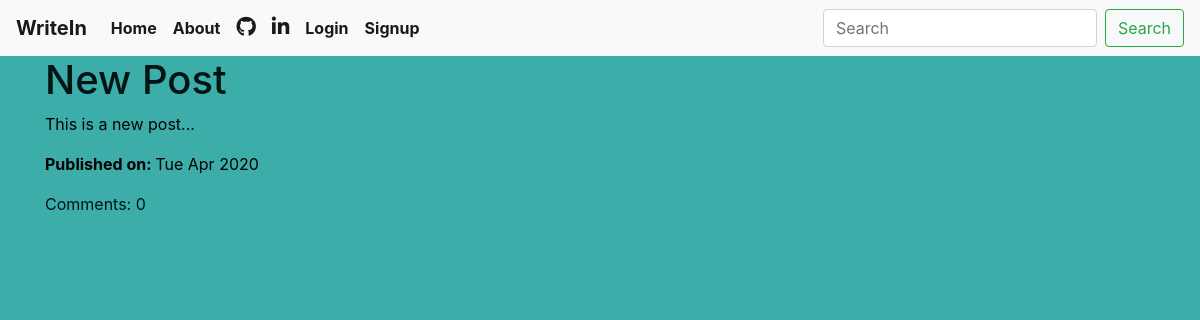
The app's page /, older data.
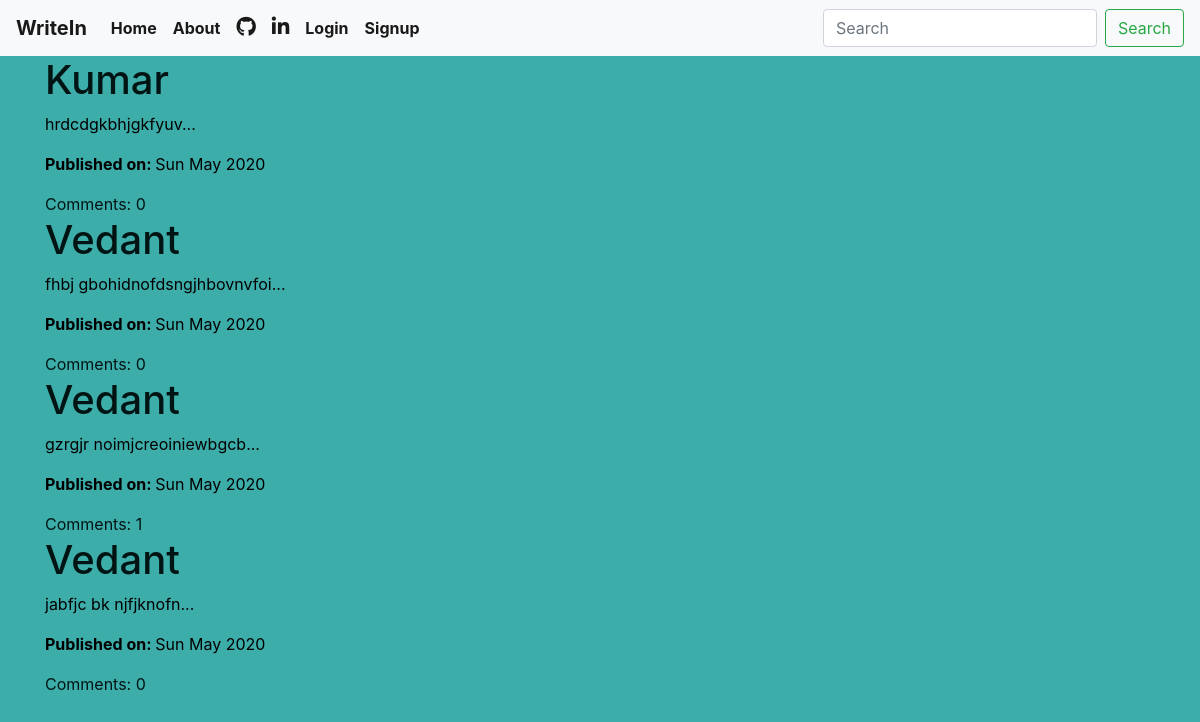
The same page, newer data.
### blog_app/models.py (models this page shows, shortened)
class Post(models.Model):
    title = models.CharField(max_length=150)
    author = models.ForeignKey(User, on_delete=models.CASCADE)
    text = models.TextField()
    create_date = models.DateTimeField(default=timezone.now)
    publish_date = models.DateTimeField(blank=True,null=True)
    def approveComment(self):
        return self.comments.filter(approve_comment=True)
    def snippet(self):
        return self.text[:300] + '...'

### blog_app/views.py (the view)
# urls.py: url(r'^$', views.PostListView.as_view(),name='post_list'),
class PostListView(ListView):
    model = Post
    template_name = 'blog_app/post_list.html'
    paginate_by = 4
    def get_queryset(self):
        return Post.objects.filter(publish_date__lte = timezone.now()).order_by('-publish_date')

### blog_app/templates/blog_app/post_list.html
{% extends 'blog_app/base.html' %}
{% block content %}
<div class="centerstage">
    {% for post in post_list %}
        <div class="post">
            <div class="article">
              <h1><a href="{% url 'blog_app:post_detail' pk=post.pk %}">{{ post.title }}</a></h1>
              <p>{{ post.snippet }}</p>
            </div>
            <div class="date">
              <p><b>Published on: </b> {{ post.publish_date|date:"D M Y"}}</p>
            </div>
            <div class="comment">
              <a href="{% url 'blog_app:post_detail' pk=post.pk %}">Comments: {{ post.approveComment.count }}</a>
            </div>
        </div>
    {% endfor %}
</div>
{% endblock %}

### blog_app/templates/blog_app/base.html (shortened to what this page needs)
<!DOCTYPE html>
{% load static %}
<html>
    <head>
        <link rel="stylesheet" href="https://stackpath.bootstrapcdn.com/bootstrap/4.4.1/css/bootstrap.min.css">
        <link rel="stylesheet" href="https://maxcdn.bootstrapcdn.com/bootstrap/3.3.7/css/bootstrap-theme.min.css">
        <link rel="stylesheet" href="//cdn.jsdelivr.net/medium-editor/latest/css/medium-editor.min.css" type="text/css" media="screen" charset="utf-8">
        <link rel="stylesheet" href="{% static 'css/blog_app.css' %}">
<body class='loader'>
<nav class="navbar sticky-top navbar-expand-lg navbar-light bg-light">
  <a class="navbar-brand"><b>WriteIn</b></a>
  <div class="collapse navbar-collapse" id="navbarNavAltMarkup">
    <div class="navbar-nav">
      <a class="nav-item nav-link active" href="{% url 'blog_app:post_list' %}"><b>Home</b></a>
      <a class="nav-item nav-link active" href="{% url 'blog_app:about'%}"><b>About</b></a>
      <a class="nav-item nav-link active" href="https://www.github.com"><i class='fab fa-github' style='font-size:20px'></i></a>
      <a class="nav-item nav-link active" href="https://www.linkedin.com"><i class='fab fa-linkedin-in' style='font-size:20px'></i></a>
      {% if user.is_authenticated %}
        <a class="nav-item nav-link active" href="{% url 'blog_app:new_post' %}" ><b>New Post</b></a>
        <a class="nav-item nav-link active" href="{% url 'blog_app:draft_post_list' %}"><b>Drafts</b></a>
        <a class="nav-item nav-link active" href="{% url 'accounts:logout' %}" ><b>Logout</b></a>
        <span class="navbar-text">
          <b>Welcome: {{ user.username }}</b>
        </span>
        {% else %}
          <a class="nav-item nav-link active" href="{% url 'accounts:login' %}" ><b>Login</b></a>
          <a class="nav-item nav-link active" href="{% url 'accounts:signup' %}" ><b>Signup</b></a>
      {% endif %}
    </div>
  </div>
  <form action="{% url 'blog_app:search_results' %}" method="get" class="form-inline">
    <input name="q" class="form-control mr-sm-2" type="text" placeholder="Search" aria-label="Search">
    <button class="btn btn-outline-success my-2 my-sm-0" type="submit">Search</button>
  </form>
</nav>
        <div class="container">
          {% block content %}
          {% endblock %}
        </div>
</body>
</html>

### blog_app/static/css/blog_app.css (style rules this page uses)
body { background-color : rgb(61,173,170); background-repeat: repeat; color: black; background-size: 1540px 750px; }
a { color: rgb(0,20,20); }

Row changes from the older to the newer data that the page shows:
no longer on this page (row unchanged): Post: title "New Post", snippet "This is a new post...", publish_date "Tue Apr 2020", approveComment.count "0"
added Post: title "Kumar", snippet "hrdcdgkbhjgkfyuv...", publish_date "Sun May 2020", approveComment.count "0"
added Post: title "Vedant", snippet "fhbj gbohidnofdsngjhbovnvfoi...", publish_date "Sun May 2020", approveComment.count "0"
added Post: title "Vedant", snippet "gzrgjr noimjcreoiniewbgcb...", publish_date "Sun May 2020", approveComment.count "1"
added Post: title "Vedant", snippet "jabfjc bk njfjknofn...", publish_date "Sun May 2020", approveComment.count "0"
